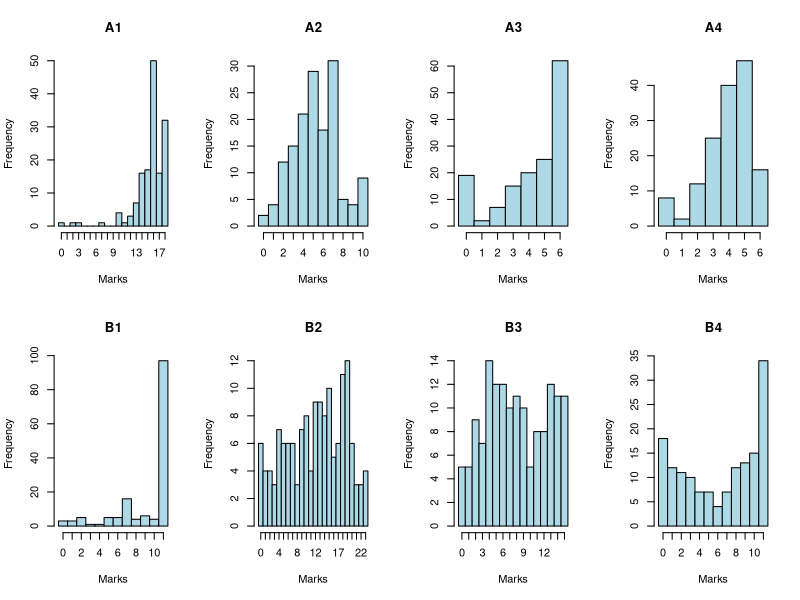
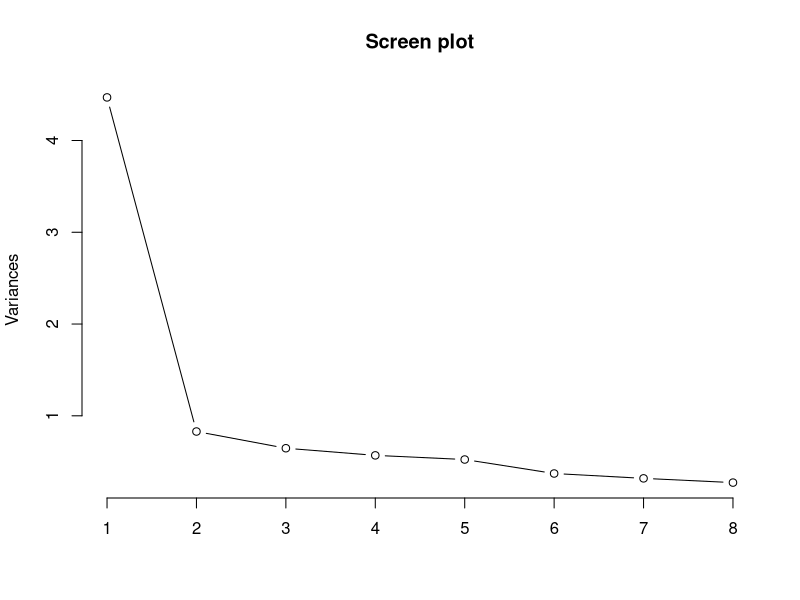
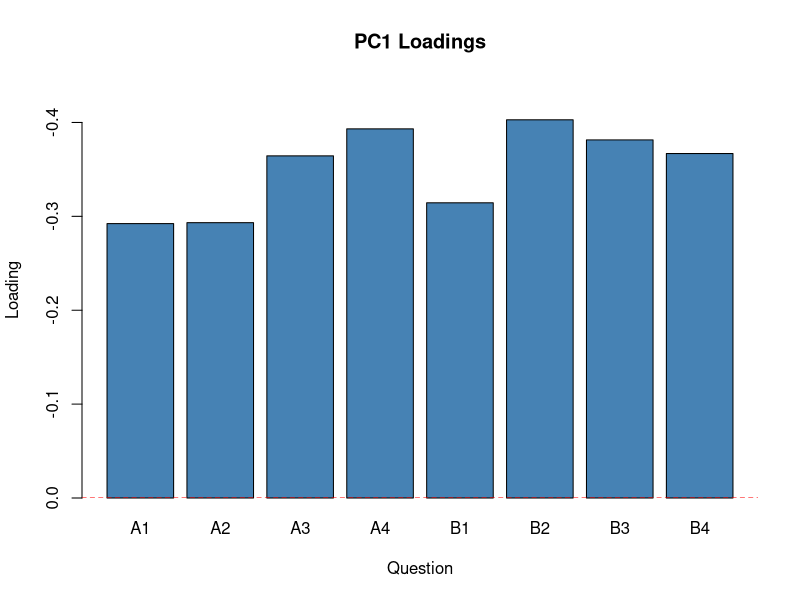
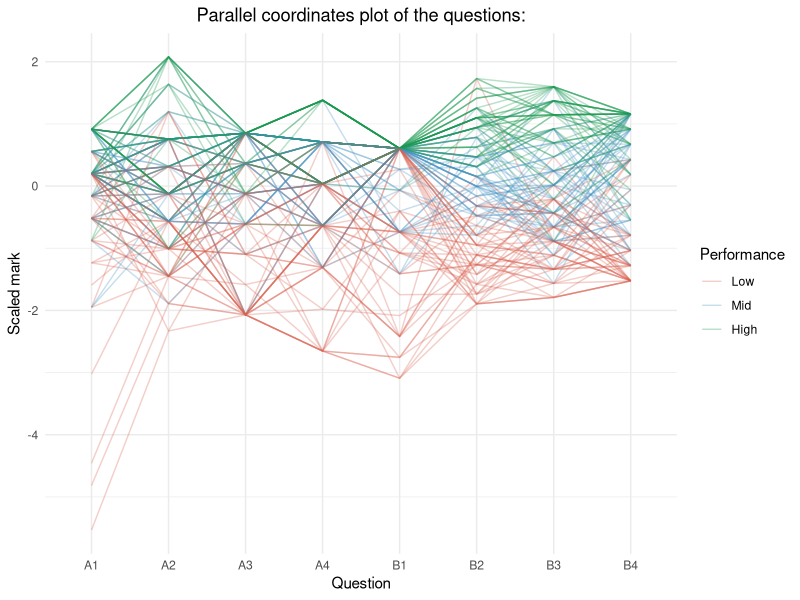
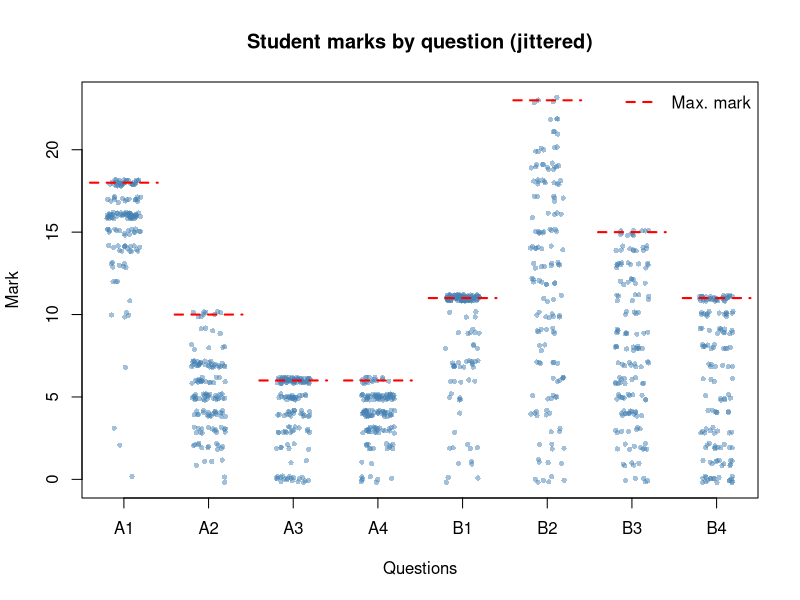
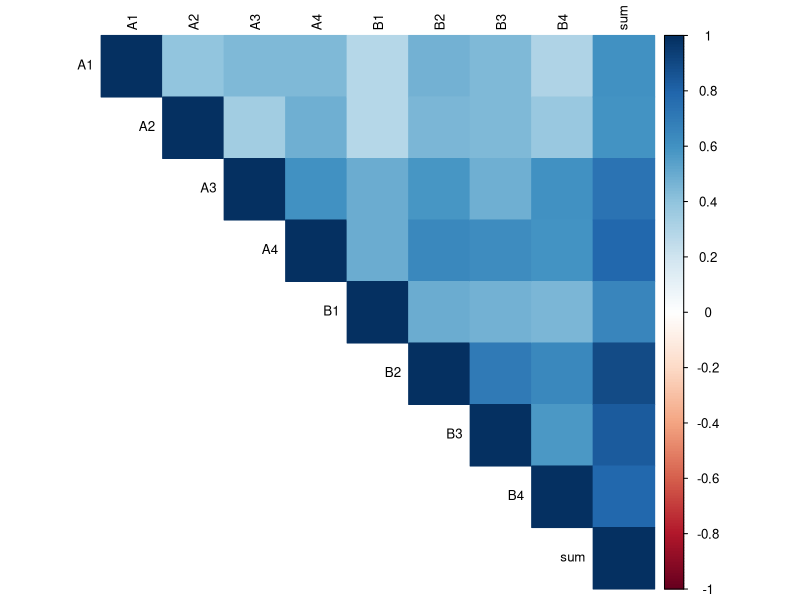
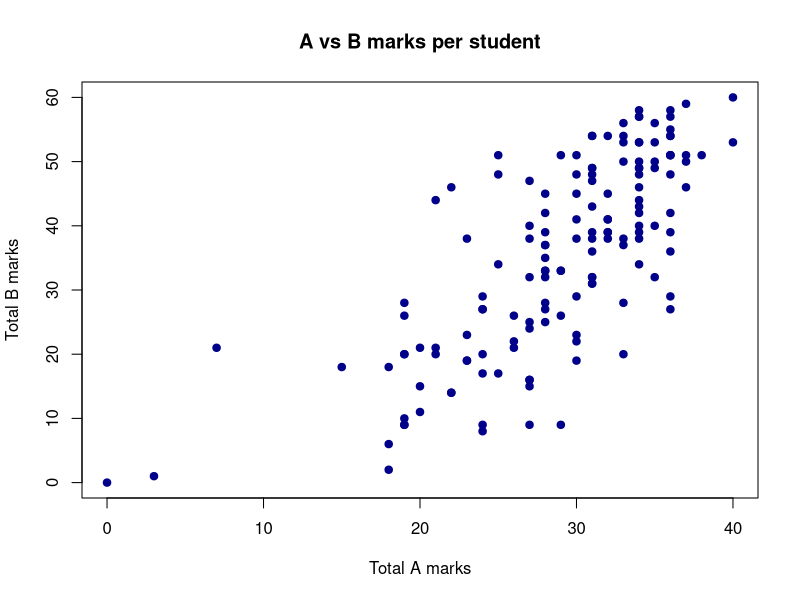

These charts were generated, in order, by the following R code:
## ---- chunk 1
knitr::opts_chunk$set(echo = TRUE)
## ---- chunk 2
raw <- read.table(
    "200120178exammarks.dat",
    header    = TRUE, # first line holds column names (A1 A2 ... sum)
    row.names = 1 # first column holds row labels (student IDs / max.)
)
marks <- raw[rownames(raw) != "max.", ]
marks_q <- marks[, colnames(marks) != "sum"]
max_marks <- raw["max.", ]
## ---- chunk 3
par(mfrow = c(2, 4))
for (q in names(marks_q)) {
 qmax <- as.numeric(max_marks[[q]])
    hist(marks_q[[q]],
        breaks = seq(-0.5, qmax + 0.5, by = 1),
        main = q, xlab = "Marks", col = "lightblue", xaxt = "n"
    )
    axis(1, at = 0:qmax)
}
par(mfrow = c(1, 1))
## ---- chunk 4
pca <- prcomp(marks_q, scale. = TRUE)
summary(pca) # % variance explained
## ---- chunk 5
plot(pca, type = "l", main = "Screen plot")
## ---- chunk 6
ylim_i <-c(0, min(pca$rotation[, 1]) * 1.1) 
barplot(pca$rotation[, 1],
        main      = paste0("PC1 Loadings"),
        ylab      = "Loading",
        xlab      = "Question",
        col       = "steelblue",
        names.arg = rownames(pca$rotation),
        ylim      = ylim_i
    )
    abline(h = 0, lty = 2, col = "red")
## ---- chunk 7
marks_pc <- marks_q
marks_pc$total <- marks$sum
questions <- colnames(marks_q)
breaks <- quantile(marks_pc$total, probs = c(0, 1 / 3, 2 / 3, 1))
marks_pc$performance <- cut(marks_pc$total,
    breaks = breaks,
    labels = c("Low", "Mid", "High"),
    include.lowest = TRUE
)
# Parallel coordinates plot
library(GGally)
ggparcoord(marks_pc,
    columns     = seq_along(questions), # question columns only
    groupColumn = "performance",
    # scale       = "uniminmax", # scale each axis to [0, 1]
    alphaLines  = 0.3
) +
    scale_color_manual(values = c(
        "Low"  = "#d6604d",
        "Mid"  = "#4393c3",
        "High" = "#1a9850"
    )) +
    labs(title="Parallel coordinates plot of the questions:",
        x     = "Question",
        y     = "Scaled mark",
        color = "Performance"
    ) +
    theme_minimal(base_size = 11)+
  theme(plot.title = element_text(hjust = 0.5))
## ---- chunk 8
q_index <- rep(seq_along(questions), each = nrow(marks_q))
max_marks <- raw["max.", ]
mark_vec <- unlist(marks_q)

# Jitter plot — reveals distribution of discrete marks per question
plot(jitter(q_index), jitter(mark_vec),
    xlab = "Questions", ylab = "Mark",
    xaxt = "n", # suppress default x-axis
    pch = 16, cex = 0.7, # solid small dots
    col = adjustcolor("steelblue", alpha.f = 0.5),
    main = "Student marks by question (jittered)"
)

axis(1, at = seq_along(questions), labels = questions)

# Add max-mark reference lines for each question
segments(
    x0 = seq_along(questions) - 0.4,
    x1 = seq_along(questions) + 0.4,
    y0 = as.numeric(max_marks[questions]),
    col = "red", lwd = 2, lty = 2
)

legend("topright", legend = "Max. mark", col = "red", lty = 2, lwd = 2, bty = "n")
## ---- chunk 9
cor_mat <- cor(raw[-1,])
round(cor_mat, 2)
## ---- chunk 10
library(corrplot)
corrplot(cor_mat,
    method       = "color", # coloured heatmap
    type         = "upper", # only upper triangle (cleaner)
    tl.cex       = 0.8,
    tl.col = "black" # text label colour
)
## ---- chunk 11
A_mean <- apply(marks_q[, 1:4], 2, mean)
B_mean <- apply(marks_q[, 5:8], 2, mean)

## ---- chunk 12
marks_q$A_total <- rowSums(marks_q[, 1:4])
marks_q$B_total <- rowSums(marks_q[, 5:8])

plot(marks_q$A_total, marks_q$B_total,
    xlab = "Total A marks", ylab = "Total B marks",
    pch = 19, col = "darkblue",
    main = "A vs B marks per student"
)
marks_q$A_total <- NULL
marks_q$B_total <- NULL
